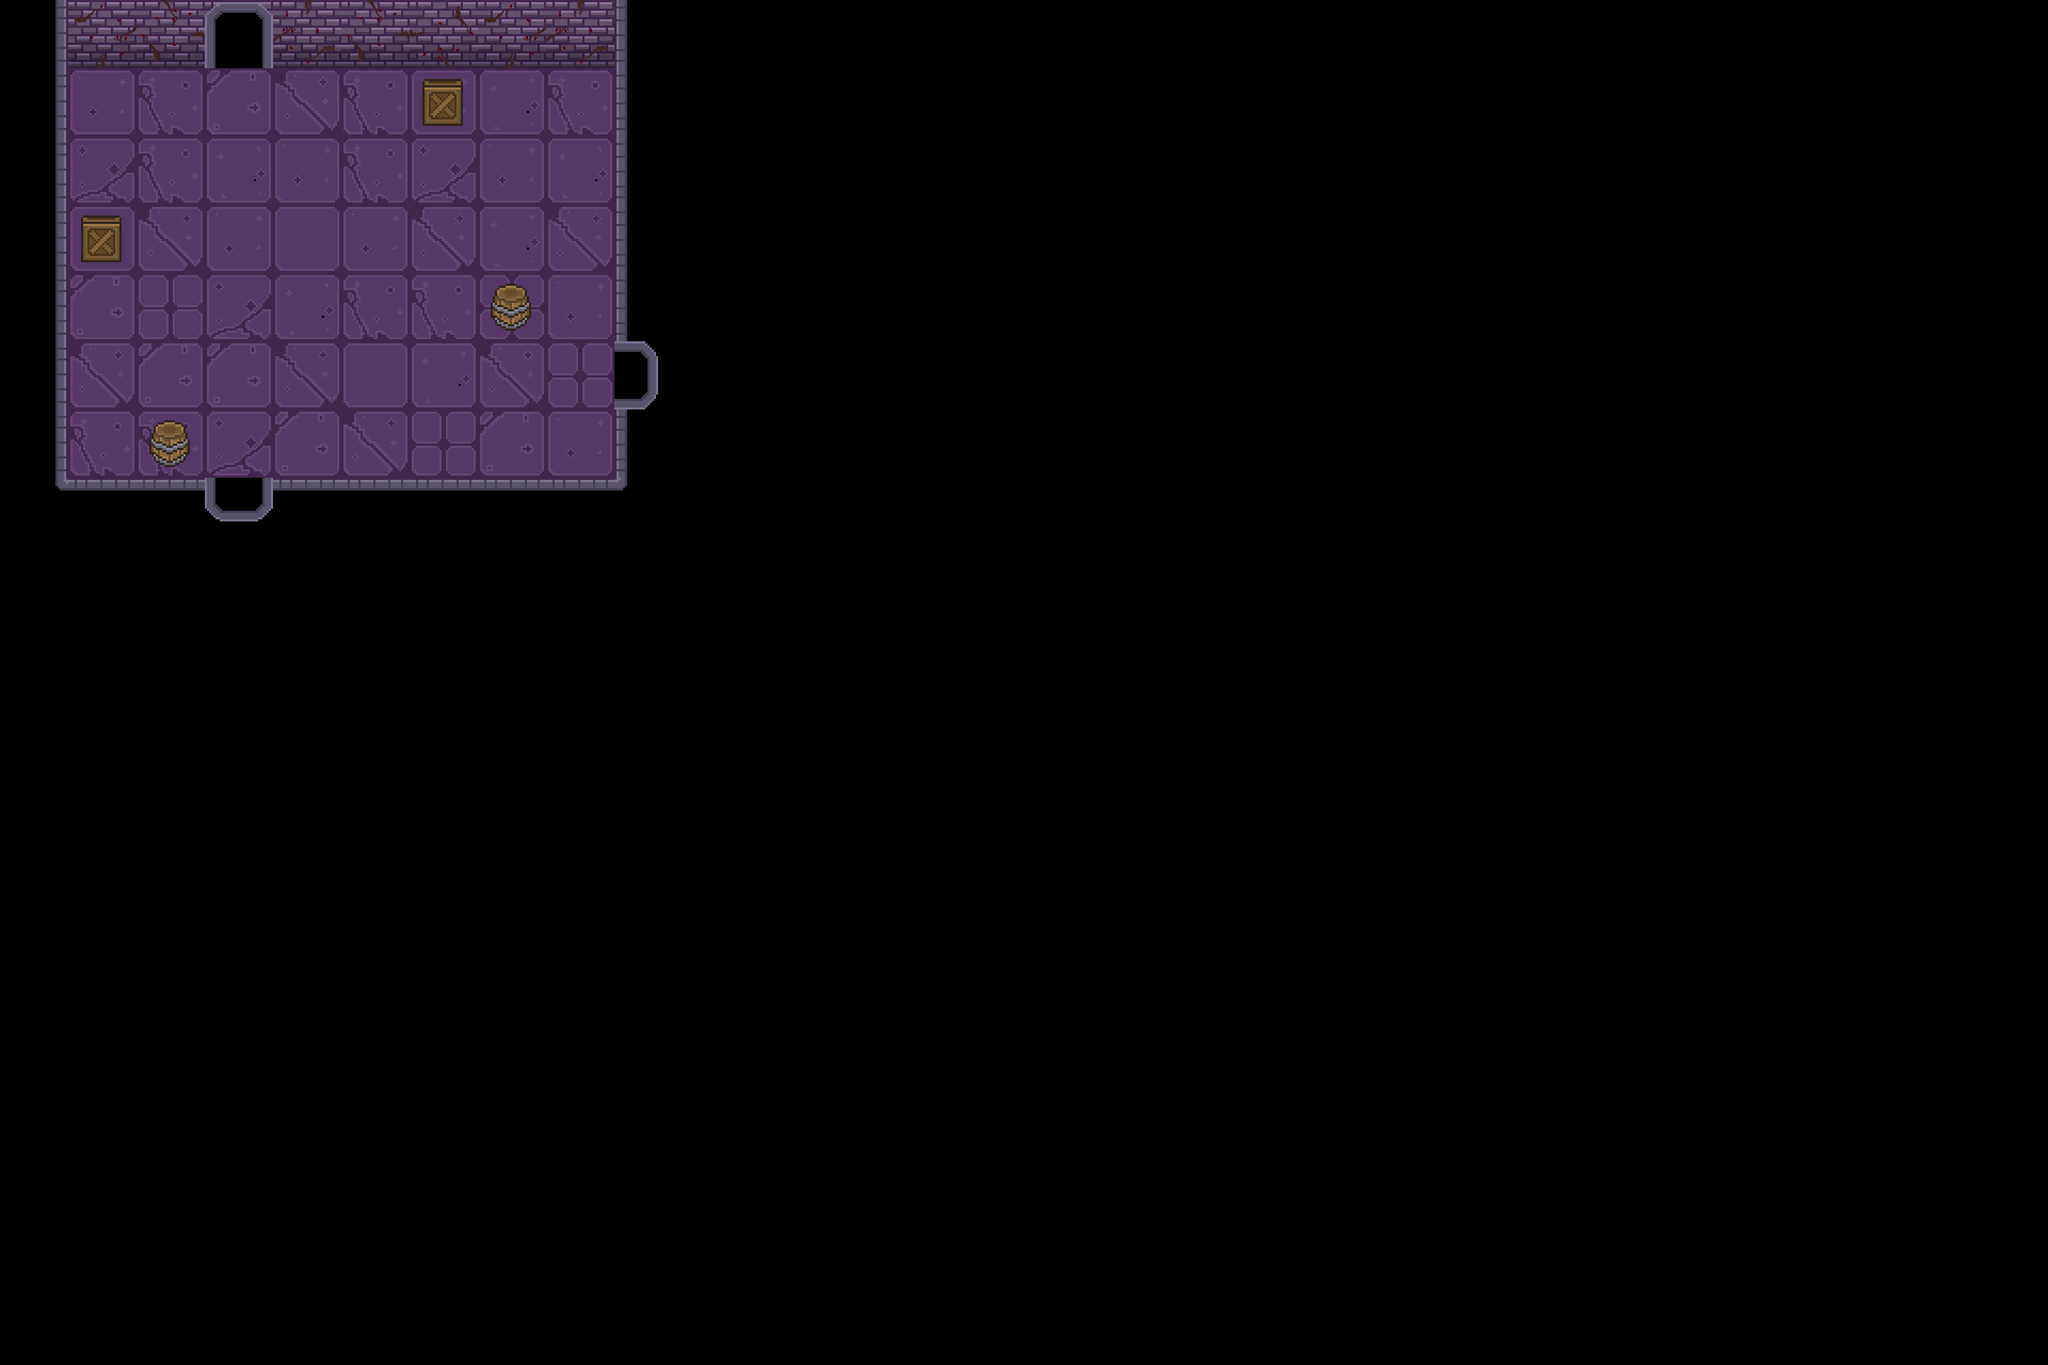

Tiled map render using the project's own tile images. Description and the whole map definition, tile-layer contents included, below:
An orthogonal 30x20 tile map with 128x128 px tiles, 4 tile layers (floor, walls, objects, door), 2 tilesets and 5 objects (room2_up_right, room0, room2_right, player, capecao).

<map version="1.10" tiledversion="1.11.0" orientation="orthogonal" renderorder="right-down" width="30" height="20" tilewidth="128" tileheight="128" infinite="0" nextlayerid="8" nextobjectid="9">
 <tileset firstgid="1" source="dungeon_tile.tsx" />
 <tileset firstgid="101" source="dungeon_tile2.tsx" />
 <layer id="1" name="floor" width="30" height="20">
  <data encoding="csv">
0,0,0,0,0,8,0,0,0,0,0,0,0,0,0,0,0,0,0,0,0,0,0,0,0,0,0,0,0,0,
0,8,30,19,28,30,8,31,30,0,0,0,0,0,0,0,0,0,0,0,0,0,0,0,0,0,0,0,0,0,
0,27,30,31,8,30,27,8,31,0,0,0,0,0,0,0,0,0,0,0,0,0,0,0,0,0,0,0,0,0,
0,2,28,8,2,8,28,31,28,0,0,0,0,0,0,0,0,0,0,0,0,0,0,0,0,0,0,0,0,0,
0,19,29,27,31,30,30,29,8,0,0,0,0,0,0,0,0,0,0,0,0,0,0,0,0,0,0,0,0,0,
0,28,19,19,28,2,31,28,29,2684354745,0,0,0,0,0,0,0,0,0,0,0,0,0,0,0,0,0,0,0,0,
0,30,30,27,19,28,29,19,8,0,0,0,0,0,0,0,0,0,0,0,0,0,0,0,0,0,0,0,0,0,
0,0,0,0,0,0,0,0,0,0,0,0,0,0,0,0,0,0,0,0,0,0,0,0,0,0,0,0,0,0,
0,0,0,0,0,0,0,0,0,0,0,0,0,0,0,0,0,0,0,0,0,0,0,0,0,0,0,0,0,0,
0,0,0,0,0,0,0,0,0,0,0,0,0,0,0,0,0,0,0,0,0,0,0,0,0,0,0,0,0,0,
0,0,0,0,0,0,0,0,0,0,0,0,0,0,0,0,0,0,0,0,0,0,0,0,0,0,0,0,0,0,
0,0,0,0,0,0,0,0,0,0,0,0,0,0,0,0,0,0,0,0,0,0,0,0,0,0,0,0,0,0,
0,0,0,0,0,0,0,0,0,0,0,0,0,0,0,0,0,0,0,0,0,0,0,0,0,0,0,0,0,0,
0,0,0,0,0,0,0,0,0,0,0,0,0,0,0,0,0,0,0,0,0,0,0,0,0,0,0,0,0,0,
0,0,0,0,0,0,0,0,0,0,0,0,0,0,0,0,0,0,0,0,0,0,0,0,0,0,0,0,0,0,
0,0,0,0,0,0,0,0,0,0,0,0,0,0,0,0,0,0,0,0,0,0,0,0,0,0,0,0,0,0,
0,0,0,0,0,0,0,0,0,0,0,0,0,0,0,0,0,0,0,0,0,0,0,0,0,0,0,0,0,0,
0,0,0,0,0,0,0,0,0,0,0,0,0,0,0,0,0,0,0,0,0,0,0,0,0,0,0,0,0,0,
0,0,0,0,0,0,0,0,0,0,0,0,0,0,0,0,0,0,0,0,0,0,0,0,0,0,0,0,0,0,
0,0,0,0,0,0,0,0,0,0,0,0,0,0,0,0,0,0,0,0,0,0,0,0,0,0,0,0,0,0
</data>
 </layer>
 <layer id="2" name="walls" width="30" height="20">
  <data encoding="csv">
38,3,3,3,3,3,3,3,3,3221225510,0,0,0,0,0,0,0,0,0,0,0,0,0,0,0,0,0,0,0,0,
38,0,0,0,0,0,0,0,0,3221225510,0,0,0,0,0,0,0,0,0,0,0,0,0,0,0,0,0,0,0,0,
38,0,0,0,0,0,0,0,0,3221225510,0,0,0,0,0,0,0,0,0,0,0,0,0,0,0,0,0,0,0,0,
38,0,0,0,0,0,0,0,0,3221225510,0,0,0,0,0,0,0,0,0,0,0,0,0,0,0,0,0,0,0,0,
38,0,0,0,0,0,0,0,0,3221225510,0,0,0,0,0,0,0,0,0,0,0,0,0,0,0,0,0,0,0,0,
38,0,0,0,0,0,0,0,0,3221225510,0,0,0,0,0,0,0,0,0,0,0,0,0,0,0,0,0,0,0,0,
38,0,0,0,0,0,0,0,0,3221225510,0,0,0,0,0,0,0,0,0,0,0,0,0,0,0,0,0,0,0,0,
3221225479,1610612774,1610612774,1610612774,1610612774,1610612774,1610612774,1610612774,1610612774,2684354567,0,0,0,0,0,0,0,0,0,0,0,0,0,0,0,0,0,0,0,0,
0,0,0,0,0,0,0,0,0,0,0,0,0,0,0,0,0,0,0,0,0,0,0,0,0,0,0,0,0,0,
0,0,0,0,0,0,0,0,0,0,0,0,0,0,0,0,0,0,0,0,0,0,0,0,0,0,0,0,0,0,
0,0,0,0,0,0,0,0,0,0,0,0,0,0,0,0,0,0,0,0,0,0,0,0,0,0,0,0,0,0,
0,0,0,0,0,0,0,0,0,0,0,0,0,0,0,0,0,0,0,0,0,0,0,0,0,0,0,0,0,0,
0,0,0,0,0,0,0,0,0,0,0,0,0,0,0,0,0,0,0,0,0,0,0,0,0,0,0,0,0,0,
0,0,0,0,0,0,0,0,0,0,0,0,0,0,0,0,0,0,0,0,0,0,0,0,0,0,0,0,0,0,
0,0,0,0,0,0,0,0,0,0,0,0,0,0,0,0,0,0,0,0,0,0,0,0,0,0,0,0,0,0,
0,0,0,0,0,0,0,0,0,0,0,0,0,0,0,0,0,0,0,0,0,0,0,0,0,0,0,0,0,0,
0,0,0,0,0,0,0,0,0,0,0,0,0,0,0,0,0,0,0,0,0,0,0,0,0,0,0,0,0,0,
0,0,0,0,0,0,0,0,0,0,0,0,0,0,0,0,0,0,0,0,0,0,0,0,0,0,0,0,0,0,
0,0,0,0,0,0,0,0,0,0,0,0,0,0,0,0,0,0,0,0,0,0,0,0,0,0,0,0,0,0,
0,0,0,0,0,0,0,0,0,0,0,0,0,0,0,0,0,0,0,0,0,0,0,0,0,0,0,0,0,0
</data>
 </layer>
 <layer id="3" name="objects" width="30" height="20">
  <data encoding="csv">
0,3221225506,2684354594,0,34,2684354594,1610612770,3221225506,34,0,0,0,0,0,0,0,0,0,0,0,0,0,0,0,0,0,0,0,0,0,
0,0,0,0,0,0,25,0,0,0,0,0,0,0,0,0,0,0,0,0,0,0,0,0,0,0,0,0,0,0,
0,0,0,0,0,0,0,0,0,0,0,0,0,0,0,0,0,0,0,0,0,0,0,0,0,0,0,0,0,0,
0,25,0,0,0,0,0,0,0,0,0,0,0,0,0,0,0,0,0,0,0,0,0,0,0,0,0,0,0,0,
0,0,0,0,0,0,0,26,0,0,0,0,0,0,0,0,0,0,0,0,0,0,0,0,0,0,0,0,0,0,
0,0,0,0,0,0,0,0,0,0,0,0,0,0,0,0,0,0,0,0,0,0,0,0,0,0,0,0,0,0,
0,0,26,0,0,0,0,0,0,0,0,0,0,0,0,0,0,0,0,0,0,0,0,0,0,0,0,0,0,0,
0,0,0,0,0,0,0,0,0,0,0,0,0,0,0,0,0,0,0,0,0,0,0,0,0,0,0,0,0,0,
0,0,0,0,0,0,0,0,0,0,0,0,0,0,0,0,0,0,0,0,0,0,0,0,0,0,0,0,0,0,
0,0,0,0,0,0,0,0,0,0,0,0,0,0,0,0,0,0,0,0,0,0,0,0,0,0,0,0,0,0,
0,0,0,0,0,0,0,0,0,0,0,0,0,0,0,0,0,0,0,0,0,0,0,0,0,0,0,0,0,0,
0,0,0,0,0,0,0,0,0,0,0,0,0,0,0,0,0,0,0,0,0,0,0,0,0,0,0,0,0,0,
0,0,0,0,0,0,0,0,0,0,0,0,0,0,0,0,0,0,0,0,0,0,0,0,0,0,0,0,0,0,
0,0,0,0,0,0,0,0,0,0,0,0,0,0,0,0,0,0,0,0,0,0,0,0,0,0,0,0,0,0,
0,0,0,0,0,0,0,0,0,0,0,0,0,0,0,0,0,0,0,0,0,0,0,0,0,0,0,0,0,0,
0,0,0,0,0,0,0,0,0,0,0,0,0,0,0,0,0,0,0,0,0,0,0,0,0,0,0,0,0,0,
0,0,0,0,0,0,0,0,0,0,0,0,0,0,0,0,0,0,0,0,0,0,0,0,0,0,0,0,0,0,
0,0,0,0,0,0,0,0,0,0,0,0,0,0,0,0,0,0,0,0,0,0,0,0,0,0,0,0,0,0,
0,0,0,0,0,0,0,0,0,0,0,0,0,0,0,0,0,0,0,0,0,0,0,0,0,0,0,0,0,0,
0,0,0,0,0,0,0,0,0,0,0,0,0,0,0,0,0,0,0,0,0,0,0,0,0,0,0,0,0,0
</data>
 </layer>
 <layer id="7" name="door" width="30" height="20">
  <data encoding="csv">
0,0,0,153,0,0,0,0,0,0,0,0,0,0,0,0,0,0,0,0,0,0,0,0,0,0,0,0,0,0,
0,0,0,0,0,0,0,0,0,0,0,0,0,0,0,0,0,0,0,0,0,0,0,0,0,0,0,0,0,0,
0,0,0,0,0,0,0,0,0,0,0,0,0,0,0,0,0,0,0,0,0,0,0,0,0,0,0,0,0,0,
0,0,0,0,0,0,0,0,0,0,0,0,0,0,0,0,0,0,0,0,0,0,0,0,0,0,0,0,0,0,
0,0,0,0,0,0,0,0,0,0,0,0,0,0,0,0,0,0,0,0,0,0,0,0,0,0,0,0,0,0,
0,0,0,0,0,0,0,0,0,2684354745,0,0,0,0,0,0,0,0,0,0,0,0,0,0,0,0,0,0,0,0,
0,0,0,0,0,0,0,0,0,0,0,0,0,0,0,0,0,0,0,0,0,0,0,0,0,0,0,0,0,0,
0,0,0,3221225657,0,0,0,0,0,0,0,0,0,0,0,0,0,0,0,0,0,0,0,0,0,0,0,0,0,0,
0,0,0,0,0,0,0,0,0,0,0,0,0,0,0,0,0,0,0,0,0,0,0,0,0,0,0,0,0,0,
0,0,0,0,0,0,0,0,0,0,0,0,0,0,0,0,0,0,0,0,0,0,0,0,0,0,0,0,0,0,
0,0,0,0,0,0,0,0,0,0,0,0,0,0,0,0,0,0,0,0,0,0,0,0,0,0,0,0,0,0,
0,0,0,0,0,0,0,0,0,0,0,0,0,0,0,0,0,0,0,0,0,0,0,0,0,0,0,0,0,0,
0,0,0,0,0,0,0,0,0,0,0,0,0,0,0,0,0,0,0,0,0,0,0,0,0,0,0,0,0,0,
0,0,0,0,0,0,0,0,0,0,0,0,0,0,0,0,0,0,0,0,0,0,0,0,0,0,0,0,0,0,
0,0,0,0,0,0,0,0,0,0,0,0,0,0,0,0,0,0,0,0,0,0,0,0,0,0,0,0,0,0,
0,0,0,0,0,0,0,0,0,0,0,0,0,0,0,0,0,0,0,0,0,0,0,0,0,0,0,0,0,0,
0,0,0,0,0,0,0,0,0,0,0,0,0,0,0,0,0,0,0,0,0,0,0,0,0,0,0,0,0,0,
0,0,0,0,0,0,0,0,0,0,0,0,0,0,0,0,0,0,0,0,0,0,0,0,0,0,0,0,0,0,
0,0,0,0,0,0,0,0,0,0,0,0,0,0,0,0,0,0,0,0,0,0,0,0,0,0,0,0,0,0,
0,0,0,0,0,0,0,0,0,0,0,0,0,0,0,0,0,0,0,0,0,0,0,0,0,0,0,0,0,0
</data>
 </layer>
 <objectgroup id="4" name="door">
  <object id="1" name="room2_up_right" x="394" y="10">
   <properties>
    <property name="path" value="../map/room2_up_right.tmx" />
   </properties>
  </object>
  <object id="2" name="room0" x="394" y="906">
   <properties>
    <property name="path" value="../map/room0.tmx" />
   </properties>
  </object>
  <object id="8" name="room2_right" x="1162" y="650">
   <properties>
    <property name="path" value="../map/room2_right.tmx" />
   </properties>
  </object>
 </objectgroup>
 <objectgroup id="5" name="player">
  <object id="3" name="player" x="448.667" y="843.333" />
 </objectgroup>
 <objectgroup id="6" name="capecao">
  <object id="6" name="capecao" x="527.333" y="836.667" />
 </objectgroup>
</map>
